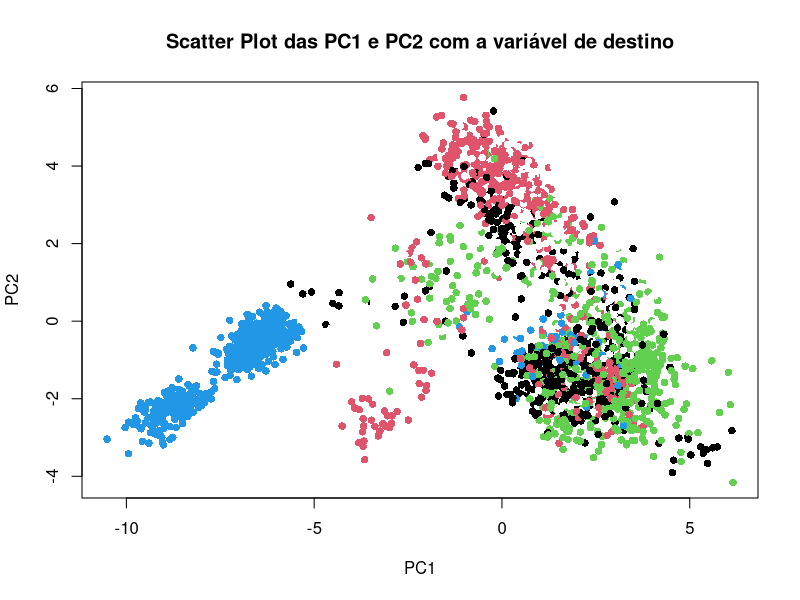
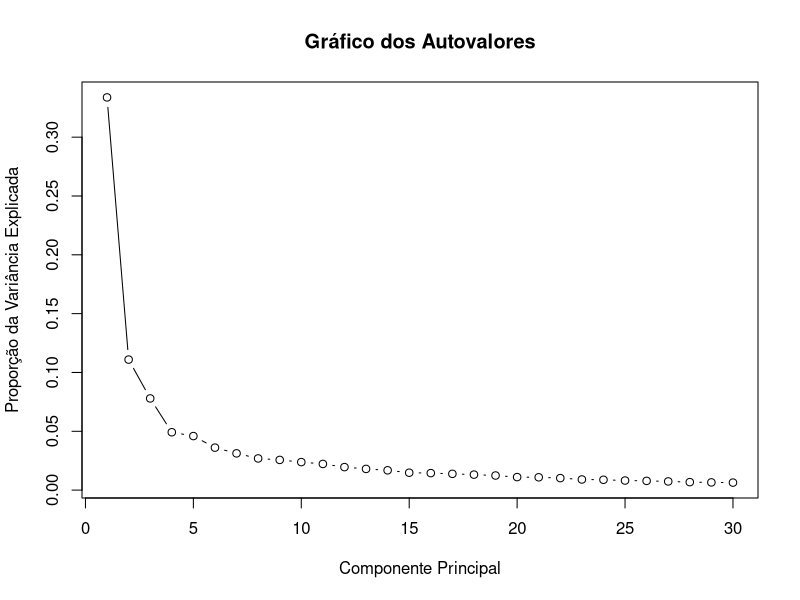

These charts were generated, in order, by the following R code: (Note: this script raises an error after producing the figures.)
# Limpa o ambiente de trabalho
rm(list=ls())

#Bibliotecas
library(caret)

# Importa CSVs
treino <- read.csv("treino.csv")

# Transforma colunas da TARGET de texto para numeros
treino$y <- factor(treino$y, levels = c('teens', 'twenties', 'thirties', 'fourties', 'fifties'))
treino$y_num <- as.numeric(treino$y) - 1
treino <- treino[, -which(names(treino) == 'y')]
y <- treino$y_num

#--------------------Implementa Pre-Processamento - PCA
# Diminui a dimensionalidade e Verifica quais features sao mais discriminativas
trans <- preProcess(treino, method = c("pca"))
PC <- predict(trans, treino)
#-----------------------------------------------

#--------------------Inclui TARGET pós Pre-Processamento
# Incluir as colunas da variável de destino nas duas primeiras componentes principais
PC_y <- cbind(PC[, 1:2], y_num = as.numeric(treino$y_num))
# Plotar um gráfico de dispersão
plot(PC_y$PC1, PC_y$PC2, pch = 16, col = PC_y$y_num,
     main = "Scatter Plot das PC1 e PC2 com a variável de destino", xlab = "PC1", ylab = "PC2")
#-----------------------------------------------

#--------------------Gera gráfico de Autovalores
# Calcula os autovalores
eigenvalues <- eigen(cov(PC))$values

# Calcula a proporção da variância explicada
variance_explained <- eigenvalues / sum(eigenvalues)
# Gera o gráfico dos autovalores
plot(variance_explained, type = "b", ylab = "Proporção da Variância Explicada", xlab = "Componente Principal", main = "Gráfico dos Autovalores")
#-----------------------------------------------

# Seleciona as 10 primeiras componentes principais
treino <- PC[, (1:10)]

#-----------------------------------------------
#-----------------------------------------------
#------------------------ KDE ------------------
#-----------------------------------------------
#-----------------------------------------------

#--------------------Funções--------------------
# Define a função KDE
pdfKDE <- function(xi, N, x, h) {
  sum <- 0
  for (i in 1:N) {
    xi_matrix <- as.matrix(xi)
    x_i_matrix <- as.matrix(x[i, ])
    
    exp_values <- exp(-(1/(2*h^2) * (t(x_i_matrix - xi_matrix) %*% (x_i_matrix - xi_matrix))))
    
    # Substitui infinitos ou NaNs por 0
    exp_values[!is.finite(exp_values)] <- 0
    
    sum <- sum + sum(exp_values)
  }
  
  p <- (1/(N * (sqrt(2 * pi * h))^N)) * sum
  return(p)
}

# Função do classificador bayesiano ajustada para aceitar h como argumento
bayes_classifier <- function(x_train, y_train, x_test, h){
  class_probabilities <- table(y_train) / length(y_train)
  
  y_hat <- numeric(length = nrow(x_test))
  
  for (i in 1:nrow(x_test)) {
    class_scores <- numeric(length = max(y_train))
    
    for (c in levels(factor(y_train))) {
      class_indices <- which(y_train == c)
      p <- pdfKDE(x_test[i, ], N = length(class_indices), x = x_train[class_indices, ], h = h)
      
      class_scores[as.numeric(c)] <- sum(log(p) * class_probabilities[c])
    }
    
    predicted_class <- which.max(class_scores)
    y_hat[i] <- predicted_class
  }
  
  return(y_hat)
}

#-------------------TEN FOLD-----------------------
# Separar em X e Y
x <- treino[, 2:40]  
y <- (as.matrix(as.numeric(treino[, "y_num"])))
set.seed(123)  # Define a semente para reproducibilidade
index <- sample(1:nrow(x), 0.8 * nrow(x))  # 80% para treino
#index <- sample(1:nrow(x), length(1:nrow(x)))

# Loop de validação cruzada com pesquisa aleatória para o parâmetro h
set.seed(123)  # Define a semente para reproducibilidade
accuracy <- matrix(NA, nrow = 10, ncol = 1)
best <- 0

for (j in seq_len(10)) {
  test <- index[((j - 1) * 20 + 1):(j * 20)]
  train <- index[-index[((j - 1) * 20 + 1):(j * 20)]]
  
  x_train <- treino[train, 2:40]
  y_train <- treino[train, "y_num"]
  x_test <- treino[test, 2:40]
  y_test <- treino[test, "y_num"]
  
  # Pesquisa aleatória para o parâmetro h
  h_values <- seq(0.1, 0.5, by = 0.05)
  best_accuracy <- 0
  best_h <- 0
  
  for (h in h_values) {
    # Chama o classificador bayesiano com o valor atual de h
    y_hat <- bayes_classifier(x_train, y_train, x_test, h)
    
    # Calcula a acurácia
    aux <- sum(y_test == y_hat) / length(y_test)
    
    # Atualiza o melhor valor de h e acurácia se necessário
    if (aux > best_accuracy) {
      best_train <- train
      best_test <- test
      best_h <- h
      best_accuracy <- aux
    }
  }
  
  # Exibe o melhor valor de h encontrado para cada fold
  cat("Melhor valor de h encontrado para fold", j, ":", best_h, "\n")
  cat("Acurácia: ", round(best_accuracy, 4), "\n")
  # Armazena a acurácia para este fold
  accuracy[j, ] <- best_accuracy
}

# Exibe as acurácias e estatísticas
print("Acurácias:")
print(accuracy)
cat("Média da Acurácia:", mean(accuracy), "\n")
cat("Desvio Padrão da Acurácia:", sd(accuracy), "\n")

#-------------------------------------------------------

#treina os dados 
test <- best_test
train <- best_train
x_train <- x[train, ]
y_train <- y[train]
x_test <- x[test, ]
y_test <- y[test]

y_hat <- integer(length(y_test))
espaco_de_verossimilhanca <- matrix(0, nrow = length(y_test), ncol = 2)  # Inicializa com zeros

# Calcula as probabilidades para cada classe
p_classes <- numeric(5)
for (class_label in 0:4) {
  p_classes[class_label + 1] <- sum(y_train == class_label) / length(y_train)
}
c1 = x_train[y_train == 0, ]
c2 = x_train[y_train == 1, ]
y_hat <- integer(length(y_test))

for (i in 1:length(y_test)) {
  # Cálculo das densidades para cada classe
  p_values <- numeric(5)
  for (class_label in 0:4) {
    p_values[class_label + 1] <- pdfKDE(x_test[i, ], nrow(x_train[y_train == class_label, ]), x_train[y_train == class_label, ])
  }
  
  # Cálculo da razão de probabilidades para cada par de classes
  K_values <- numeric(5)
  for (class_label in 0:4) {
    K_values[class_label + 1] <- (p_values[class_label + 1] * p_classes[class_label + 1]) / sum(p_values * p_classes)
  }
  
  # Atribuição da previsão com base na classe com maior K
  y_hat[i] <- which.max(K_values) - 1
  
  # Preenche a matriz espaco_de_verossimilhanca com os valores das densidades
  espaco_de_verossimilhanca[i, ] <- c(p_values[1], p_values[2])  # Ajuste conforme apropriado
}

#------------------------------------------------------

# Avaliação do desempenho
final_accuracy <- sum(y_test == y_hat) / length(y_test)
print(paste("Acurácia Final: ", final_accuracy)) 